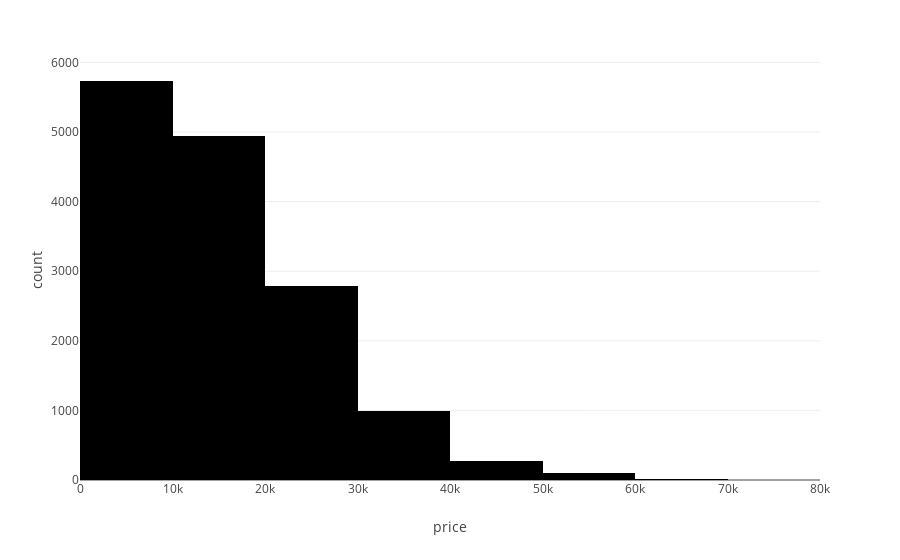

Source (notebook cell):
### Code cell
#creating plots and histograms

#histogram of price distribution from df
hist_price = px.histogram(df, x = "price", nbins= 70, range_x = [0, 80000])
hist_price.show()

st.plotly_chart(hist_price)

### Figure 1 — Plotly figure (JSON) as saved in the notebook; plotly's stock layout.template omitted (floating-point values rounded to 4 significant figures; data arrays with more than 128 entries replaced by an {"elided": "..."} marker saying what was removed)
{"data": [{"alignmentgroup": "True", "bingroup": "x", "hovertemplate": "price=%{x}<br>count=%{y}<extra></extra>", "legendgroup": "", "marker": {"color": "#000001", "pattern": {"shape": ""}}, "name": "", "nbinsx": 70, "offsetgroup": "", "orientation": "v", "showlegend": false, "type": "histogram", "x": {"elided": "14852 int values"}, "xaxis": "x", "yaxis": "y"}], "layout": {"barmode": "relative", "legend": {"tracegroupgap": 0}, "margin": {"t": 60}, "xaxis": {"anchor": "y", "domain": [0, 1], "range": [0, 80000], "title": {"text": "price"}}, "yaxis": {"anchor": "x", "domain": [0, 1], "title": {"text": "count"}}}}
